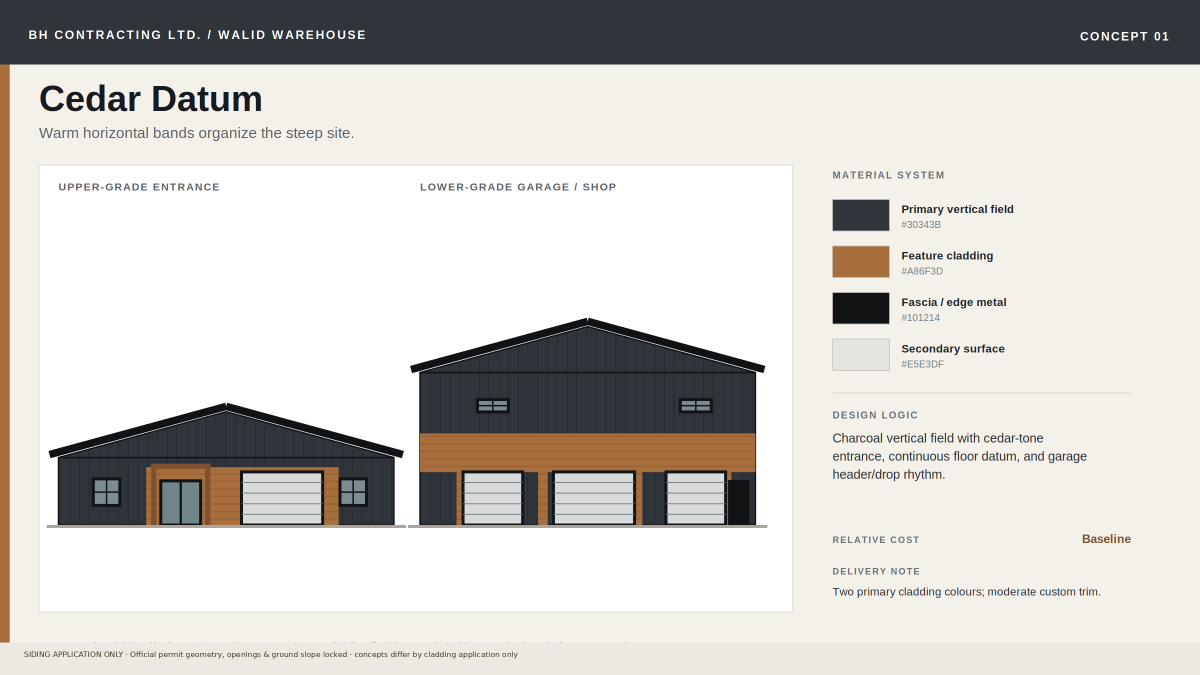
#> input picture presentations/walid/clean/project-assets/walid_concept_01_cedar-datum.png, 2400 x 1350 px, found by its file name (shown at 1/2 size)
$ python generate_locked_concepts.py
#> lines starting #> are read from the running program, lines starting #| are printed output that depends on the picture
#!/usr/bin/env python3
"""Reframe the user's official geometry-locked elevations as clean concept plates."""

from pathlib import Path
from PIL import Image, ImageDraw, ImageFont

SOURCE = Path('/home/ubuntu/bhc_latest_source/presentations/walid/clean/project-assets')
OUTPUT = Path('/home/ubuntu/webdev-static-assets/walid-locked-concepts')
OUTPUT.mkdir(parents=True, exist_ok=True)

FONT = '/usr/share/fonts/truetype/dejavu/DejaVuSans.ttf'
BOLD = '/usr/share/fonts/truetype/dejavu/DejaVuSans-Bold.ttf'
PAPER = '#F3F0E9'
INK = '#171B1F'
MUTED = '#61666A'
CEDAR = '#A86F3D'
LINE = '#D3CEC4'
WHITE = '#FFFFFF'


def font(size: int, bold: bool = False):
    return ImageFont.truetype(BOLD if bold else FONT, size)


def wrapped(draw: ImageDraw.ImageDraw, text: str, xy: tuple[int, int], width: int, size: int, fill: str, spacing: int = 8):
    words = text.split()
    lines, current = [], ''
    for word in words:
        trial = f'{current} {word}'.strip()
        if draw.textlength(trial, font=font(size)) <= width:
            current = trial
        else:
            lines.append(current)
            current = word
    if current:
        lines.append(current)
    x, y = xy
    for line in lines:
        draw.text((x, y), line, font=font(size), fill=fill)
        y += size + spacing
    return y


CONCEPTS = [
    {
        'number': '01', 'slug': 'cedar-datum', 'source': 'walid_concept_01_cedar-datum.png',
        'name': 'Cedar Datum', 'rule': 'Horizontal wood-grain bands organize the two levels.',
        'system': 'Black vertical board-and-batten remains the primary field. Horizontal wood-grain siding forms the entrance field, garage header/drop rhythm, and floor-transition datum. Black fascia keeps the roof edge quiet.',
        'difference': 'Continuous horizontal datum + concentrated wood feature fields',
        'fascia': 'Black folded-metal fascia and rake trim', 'cost': 'Moderate',
    },
    {
        'number': '02', 'slug': 'full-battens', 'source': 'walid_concept_02_full-battens.png',
        'name': 'Full Battens', 'rule': 'One vertical language gives the shell a disciplined industrial read.',
        'system': 'Black vertical board-and-batten covers all siding zones. Openings receive compact black folded-metal trim with no broad wood field. Fascia, rake, and soffit edges read as one continuous dark outline.',
        'difference': 'No wood field + uninterrupted vertical rhythm',
        'fascia': 'Continuous black fascia/rake with matching soffit edge', 'cost': 'Lower–Moderate',
    },
    {
        'number': '03', 'slug': 'split-storey', 'source': 'walid_concept_03_split-storey.png',
        'name': 'Split Storey', 'rule': 'The material break follows the building’s two-level organization.',
        'system': 'Horizontal wood-grain siding wraps the exposed lower storey. Black vertical board-and-batten begins at the floor/joist datum and continues through the upper walls and gables. A black flashing band makes the transition deliberate.',
        'difference': 'Full lower-storey wood wrap + upper vertical metal shell',
        'fascia': 'Black fascia with a crisp black inter-storey transition flashing', 'cost': 'Moderate–High',
    },
    {
        'number': '04', 'slug': 'framed-bays', 'source': 'walid_concept_04_framed-bays.png',
        'name': 'Framed Bays', 'rule': 'Wood-grain picture frames identify entrances and shop doors.',
        'system': 'Black vertical board-and-batten remains continuous between openings. Horizontal wood-grain siding forms framed surrounds at the main entrance and garage door group, creating distinct work bays without wrapping the entire lower level.',
        'difference': 'Opening-specific wood portals + continuous vertical background',
        'fascia': 'Black fascia/rake; wood is limited to portal frames below', 'cost': 'Moderate–High',
    },
]


generated = []

for item in CONCEPTS:
    source = Image.open(SOURCE / item['source']).convert('RGB')
#> source is the input picture: PIL image 2400x1350 RGB; mean R, G, B 206.2, 203.8, 200.5
    if item['slug'] == 'split-storey':
        # All source boards share the exact official elevation pixels.
        # Replace only the incomplete/glitched upper fields with the complete
        # Full Battens equivalent; retain the wood-grain lower garage storey.
        battens = Image.open(SOURCE / 'walid_concept_02_full-battens.png').convert('RGB')
        source.paste(battens.crop((70, 580, 830, 1045)), (70, 580))
        source.paste(battens.crop((835, 580, 1605, 855)), (835, 580))
    # Crop only the official elevation plate; all geometry and opening pixels stay unchanged.
    elevation = source.crop((70, 320, 1615, 1240))
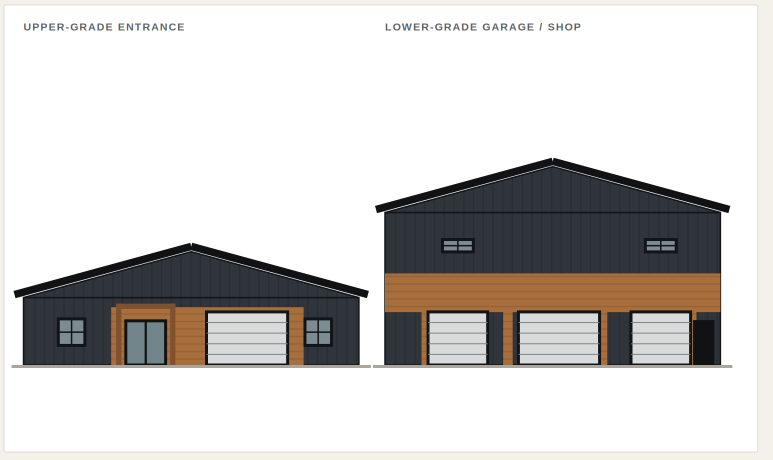
#> elevation: PIL image 1545x920 RGB (shown at 1/2 size); mean R, G, B 209, 206.8, 205
    canvas = Image.new('RGB', (2000, 1125), PAPER)
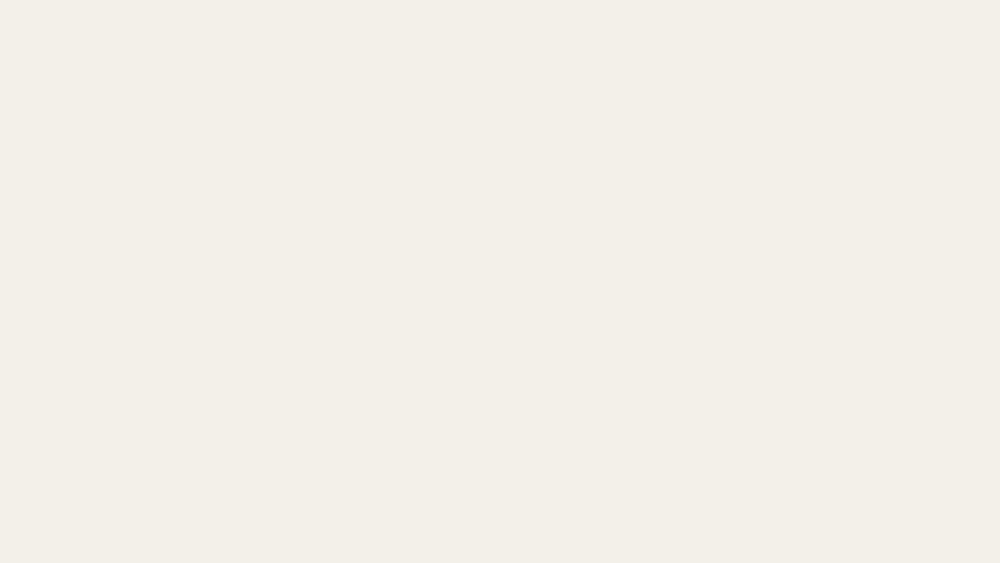
#> canvas: PIL image 2000x1125 RGB (shown at 1/2 size); mean R, G, B 243, 240, 233
    draw = ImageDraw.Draw(canvas)

    draw.rectangle((0, 0, 18, 1125), fill=CEDAR)
    draw.text((58, 34), 'BH CONTRACTING LTD.  /  WALID WAREHOUSE', font=font(18, True), fill=MUTED)
    draw.text((1940, 34), f"CONCEPT {item['number']}", font=font(18, True), fill=MUTED, anchor='ra')
    draw.text((58, 72), item['name'], font=font(42, True), fill=INK)
    draw.text((58, 124), item['rule'], font=font(20), fill=MUTED)
    draw.line((58, 165, 1940, 165), fill=LINE, width=2)

    image_box = (58, 205, 1415, 1015)
    draw.rectangle(image_box, fill=WHITE, outline=LINE, width=2)
    elevation.thumbnail((1310, 760), Image.Resampling.LANCZOS)
#> elevation: PIL image 1276x760 RGB
    canvas.paste(elevation, (82, 230))
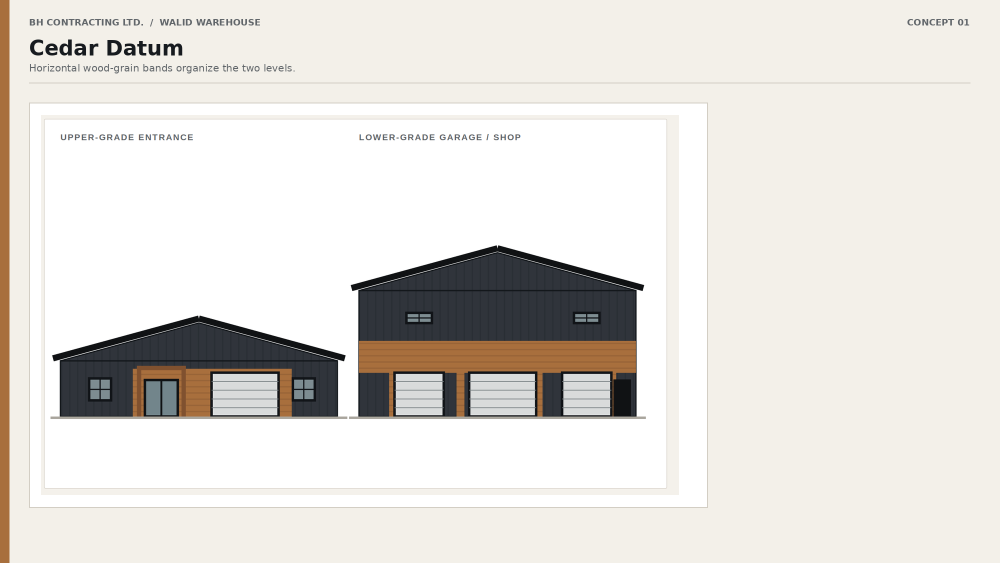
#> canvas: PIL image 2000x1125 RGB (shown at 1/2 size); mean R, G, B 227.4, 224.4, 219.6

    panel_x = 1460
    draw.rectangle((panel_x, 205, 1940, 1015), fill=WHITE, outline=LINE, width=2)
    draw.rectangle((panel_x, 205, panel_x + 10, 1015), fill=CEDAR)
    draw.text((panel_x + 42, 244), 'APPLICATION SYSTEM', font=font(18, True), fill=INK)
    y = wrapped(draw, item['system'], (panel_x + 42, 286), 410, 18, MUTED, 9)
#> y = 421
    y += 30
#> y = 451
    draw.text((panel_x + 42, y), 'WHAT CHANGES', font=font(15, True), fill=CEDAR)
    y = wrapped(draw, item['difference'], (panel_x + 42, y + 28), 410, 18, INK, 9)
#> y = 533
    y += 28
#> y = 561
    draw.text((panel_x + 42, y), 'FASCIA / EDGE', font=font(15, True), fill=CEDAR)
    y = wrapped(draw, item['fascia'], (panel_x + 42, y + 28), 410, 18, INK, 9)
#> y = 616
    y += 28
#> y = 644
    draw.text((panel_x + 42, y), 'RELATIVE COST', font=font(15, True), fill=CEDAR)
    draw.text((panel_x + 42, y + 30), item['cost'], font=font(22, True), fill=INK)

    draw.rectangle((58, 1038, 1940, 1088), fill=INK)
    draw.text((82, 1054), 'SIDING / FACADE / FASCIA APPLICATION ONLY', font=font(14, True), fill=WHITE)
    draw.text((1916, 1054), 'MEASUREMENTS, ROOF GEOMETRY AND ALL OPENINGS LOCKED', font=font(14, True), fill=WHITE, anchor='ra')

    output = OUTPUT / f"walid_system_{item['number']}_{item['slug']}.png"
    canvas.save(output, quality=94, optimize=True)
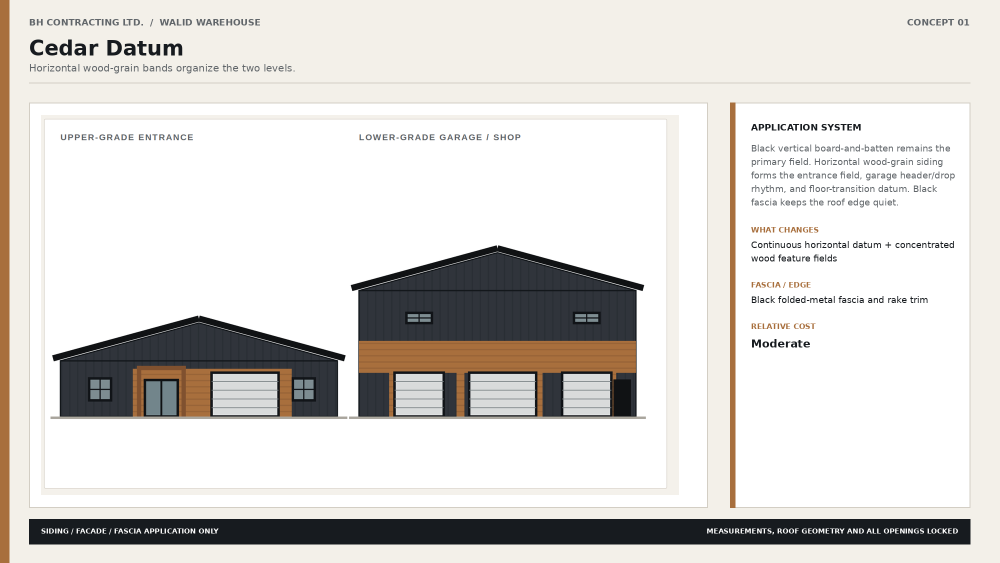
#> saved as walid_system_01_cedar-datum.png: PIL image 2000x1125 RGB (shown at 1/2 size); mean R, G, B 218.8, 216.4, 213.1
    generated.append(output)
    print(output)
#> pass 2 of the loop `for item in CONCEPTS:`:
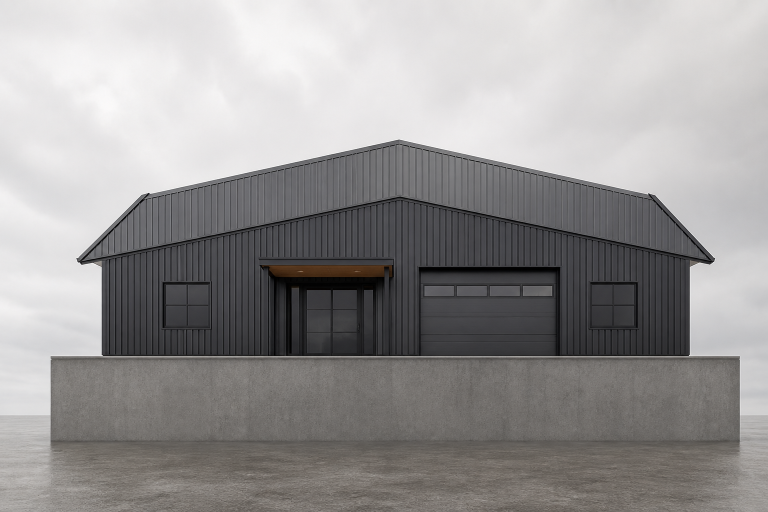
#> input picture presentations/walid/clean/project-assets/walid_concept_02_full-battens.png, 1536 x 1024 px, found by its file name (shown at 1/2 size)
#> source is the input picture: PIL image 1536x1024 RGB; mean R, G, B 152.4, 150.4, 150.2
#> `y = wrapped(draw, item['system'], (panel_x + 42, 286), 410, 18, MUTED,..`: y = 421
#> `y += 30`: y = 451
#> `y = wrapped(draw, item['difference'], (panel_x + 42, y + 28), 410, 18,..`: y = 533
#> `y += 28`: y = 561
#> `y = wrapped(draw, item['fascia'], (panel_x + 42, y + 28), 410, 18, INK..`: y = 643
#> `y += 28`: y = 671
#> `canvas.save(output, quality=94, optimize=True)`:
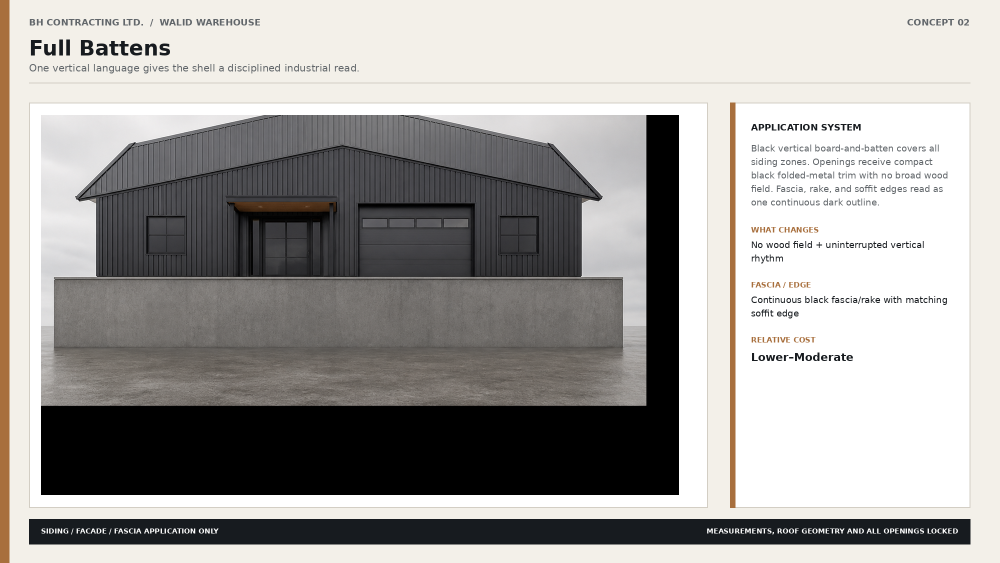
#> saved as walid_system_02_full-battens.png: PIL image 2000x1125 RGB (shown at 1/2 size); mean R, G, B 164.4, 162.2, 159.5
#> pass 3 of the loop `for item in CONCEPTS:`:
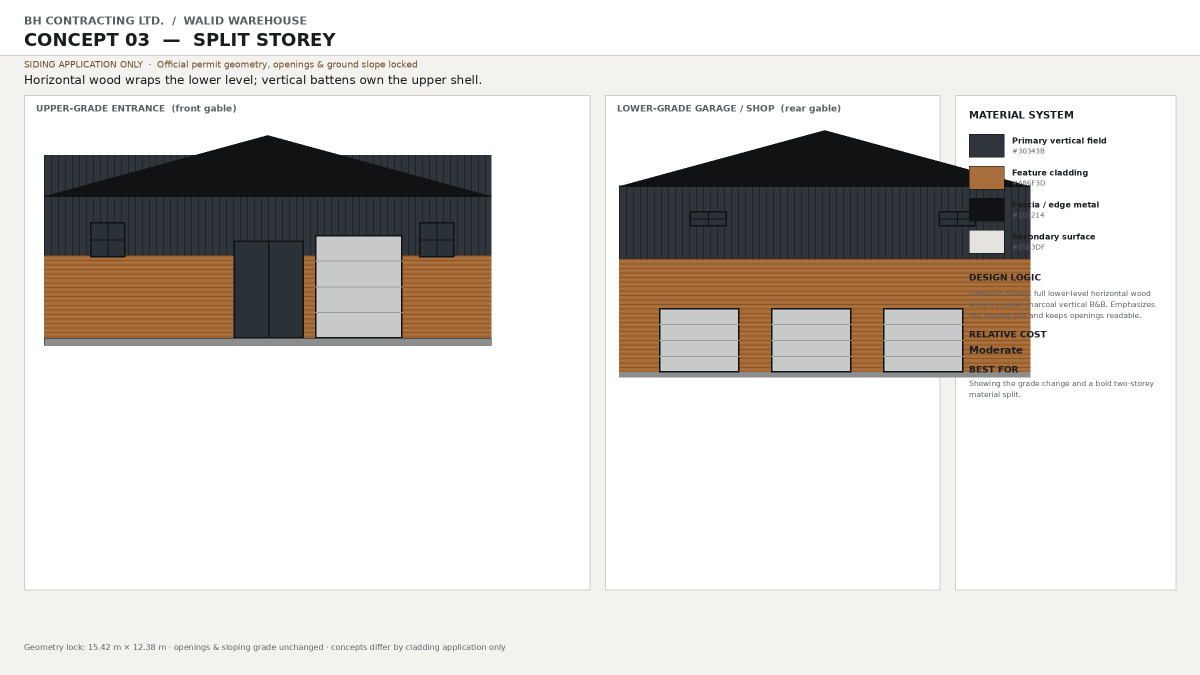
#> input picture presentations/walid/clean/project-assets/walid_concept_03_split-storey.png, 2400 x 1350 px, found by its file name (shown at 1/2 size)
#> source is the input picture: PIL image 2400x1350 RGB; mean R, G, B 215.9, 212.1, 208.4
#> `canvas.paste(elevation, (82, 230))`:
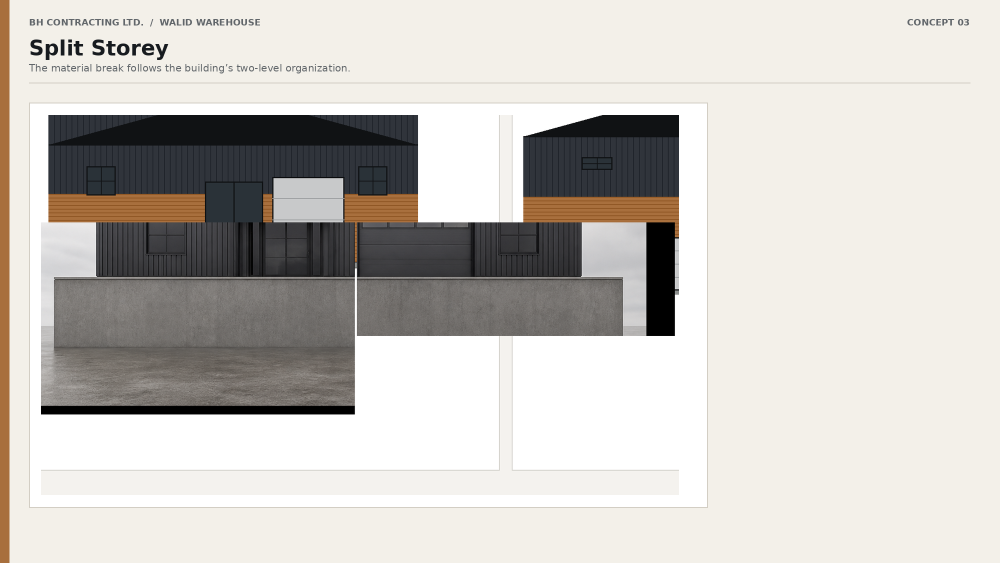
#> canvas: PIL image 2000x1125 RGB (shown at 1/2 size); mean R, G, B 202.2, 198.9, 194
#> `y = wrapped(draw, item['system'], (panel_x + 42, 286), 410, 18, MUTED,..`: y = 448
#> `y += 30`: y = 478
#> `y = wrapped(draw, item['difference'], (panel_x + 42, y + 28), 410, 18,..`: y = 560
#> `y += 28`: y = 588
#> `y = wrapped(draw, item['fascia'], (panel_x + 42, y + 28), 410, 18, INK..`: y = 670
#> `y += 28`: y = 698
#> the loop made 4 passes; the first 3 are shown

contact = Image.new('RGB', (1600, 900), '#D8D2C7')
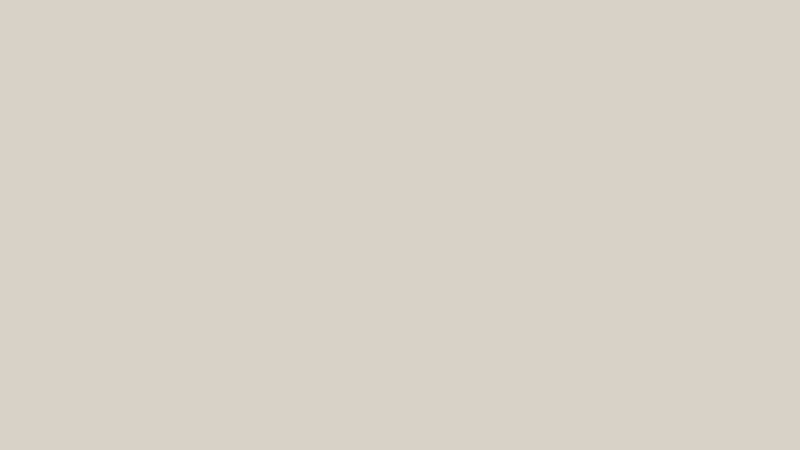
#> contact: PIL image 1600x900 RGB (shown at 1/2 size); mean R, G, B 216, 210, 199
for index, path in enumerate(generated):
    board = Image.open(path).convert('RGB')
    board.thumbnail((790, 440), Image.Resampling.LANCZOS)
    x = 5 + (index % 2) * 800
    y = 5 + (index // 2) * 450
    contact.paste(board, (x, y))
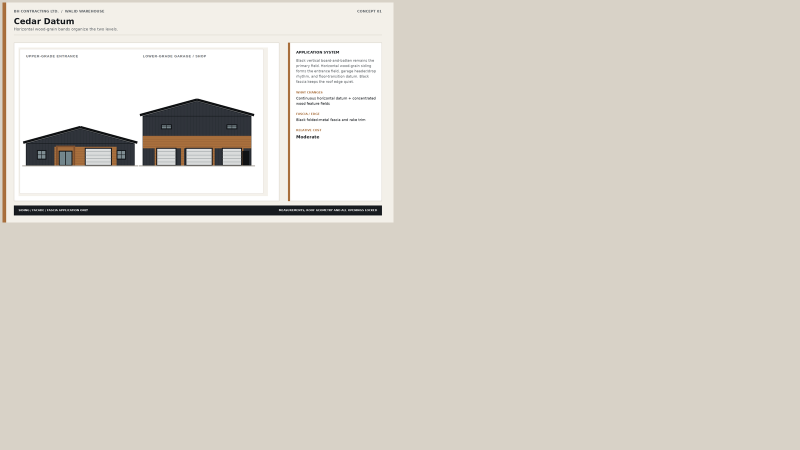
#> contact: PIL image 1600x900 RGB (shown at 1/2 size); mean R, G, B 216.6, 211.5, 202.3
#> pass 2 of the loop `for index, path in enumerate(generated):`:
#> `contact.paste(board, (x, y))`:
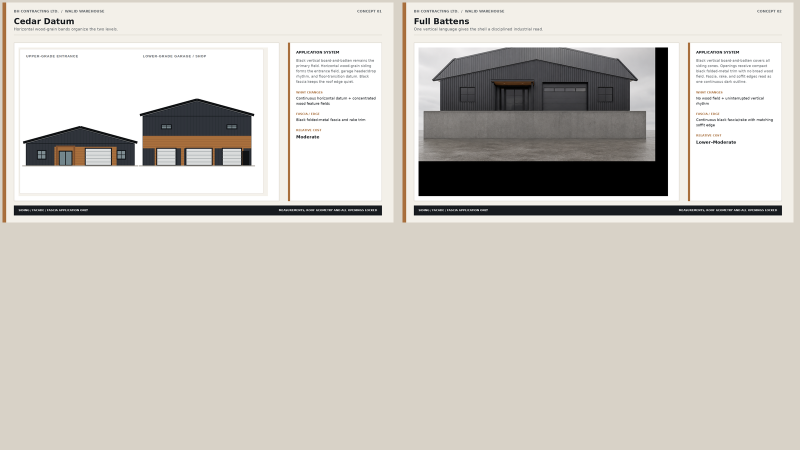
#> contact: PIL image 1600x900 RGB (shown at 1/2 size); mean R, G, B 204.3, 200.1, 192.9
#> pass 3 of the loop `for index, path in enumerate(generated):`:
#> `contact.paste(board, (x, y))`:
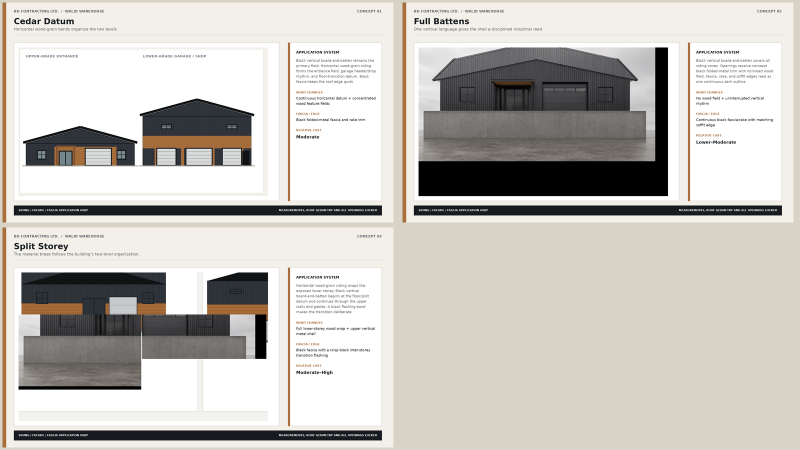
#> contact: PIL image 1600x900 RGB (shown at 1/2 size); mean R, G, B 198.9, 195.4, 190
#> the loop made 4 passes; the first 3 are shown
contact_path = OUTPUT / 'walid_systems_contact_sheet.png'
contact.save(contact_path, quality=94, optimize=True)
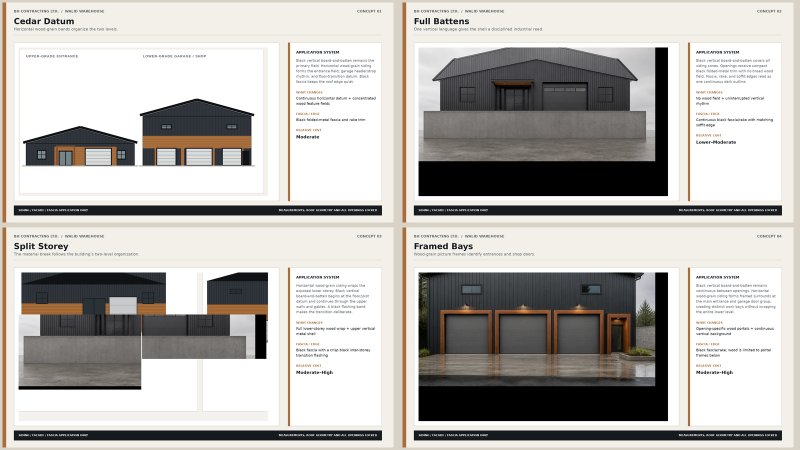
#> saved as walid_systems_contact_sheet.png: PIL image 1600x900 RGB (shown at 1/2 size); mean R, G, B 184, 181.3, 177.6
print(contact_path)
#| /home/ubuntu/webdev-static-assets/walid-locked-concepts/walid_systems_contact_sheet.png
